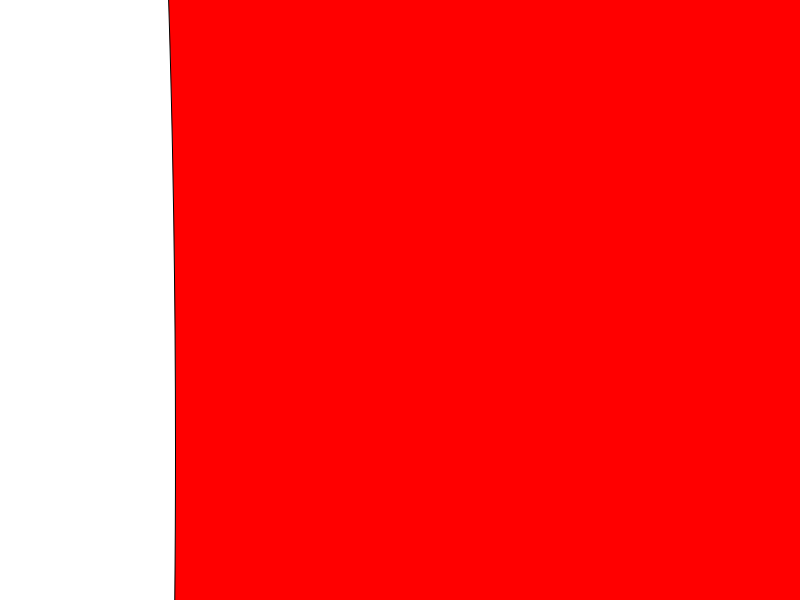
Frame 1 (no input)
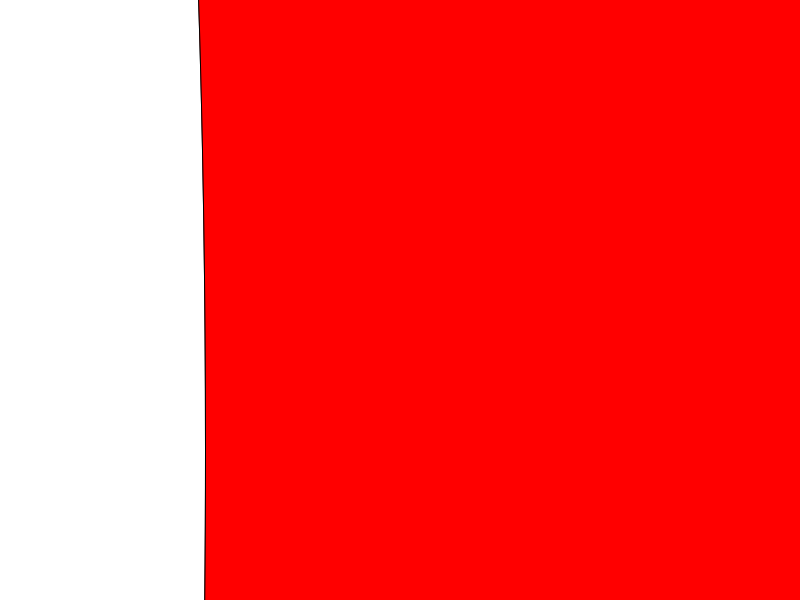
Frame 60 (the mouse pressed at the canvas centre just before this capture)
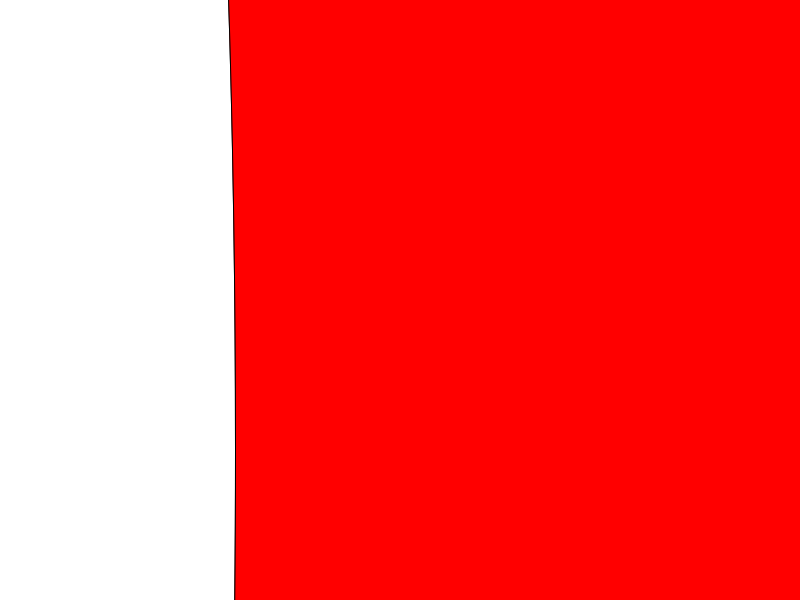
Frame 120 (the mouse held since frame 60 and released just before this capture)

The Processing sketch that drew these frames (run headless with seeded random() and noise(); from frame 60 on, the mouse is pressed at the canvas centre):

// Processing sketch: processing_159441
// ── processing_159441.pde

int perro=50;// bola a la izquierda
void setup(){
 size(800,600);
 background(255,0,0);
}
void draw(){
  //background(255,0,0);
  perro=perro+1;
  ellipse(perro,300,100,100);
  ellipse(perro*0.5,200,10,10);
   ellipse(perro,350,100,100);
  ellipse(perro*0.5,250,100,100);
    ellipse(perro*0.5,200,150,150);
      ellipse(perro*0.5,350,200,200);
        ellipse(perro*0.5,400,250,250);
        ellipse(perro*0.5,450,300,3000);
}
